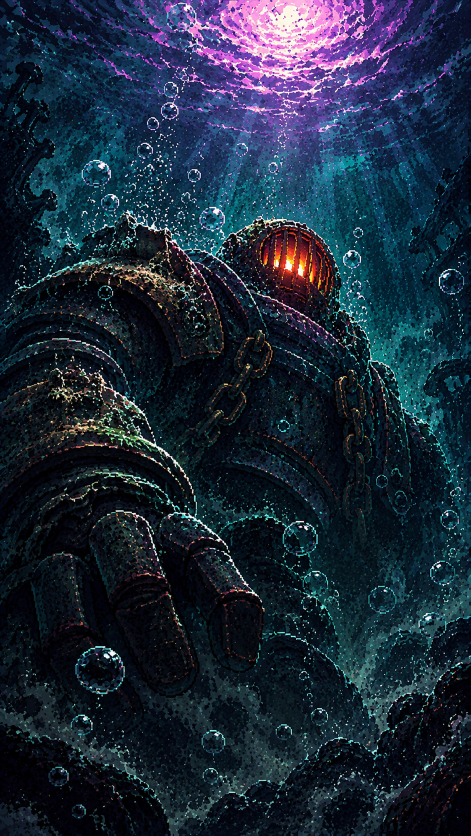
#> input picture video/projects/lore-lulu-vs-nautilus/inbox/p1/1-04.png, 941 x 1672 px (shown at 1/2 size)
$ python -i living_maps.py   (imports and definitions only)
#> lines starting #> are read from the running program, lines starting #| are printed output that depends on the picture
"""Living pictures for still frames (copied from lore-yunara-vs-xayah/pipeline/living_maps.py, palette adapted).

  python3 pipeline/living_maps.py p1
For each inbox/<part>/*.png: cover 1242x2208 (lanczos, keeps the pixel-art edges) -> public/<part>/img/<n>.png,
Depth Anything V2 Small (ONNX, work/models/depth-anything-v2-small.onnx) and masks:
  public/<part>/depth/<n>.png  8-bit depth, near = white, smoothed (for checking)
  public/<part>/maps/<n>.png   R = depth, G = water / mist mask (teal-blue-green, background only), B = lilac-pink light
  public/<part>/glow/<n>.png   blurred copy of the very bright saturated pixels (helmet window, surface light, sparks)
"""
import sys
from pathlib import Path

import numpy as np
import onnxruntime as ort
from PIL import Image, ImageFilter

ROOT = Path(__file__).resolve().parent.parent
W, H = 1242, 2208
GROW = 22
# [1 line that did not run here, left out]
MEAN = np.array([0.485, 0.456, 0.406], np.float32)
STD = np.array([0.229, 0.224, 0.225], np.float32)


def blur(a: np.ndarray, r: int) -> np.ndarray:
    """~Gaussian blur: three box passes per axis (edge-padded)."""
    a = a.astype(np.float32)
    for axis in (0, 1):
        for _ in range(3):
            pad = [(0, 0)] * a.ndim
            pad[axis] = (r + 1, r)
            c = np.cumsum(np.pad(a, pad, mode='edge'), axis=axis)
            a = (np.take(c, range(2 * r + 1, c.shape[axis]), axis=axis) - np.take(c, range(0, c.shape[axis] - 2 * r - 1), axis=axis)) / (2 * r + 1)
    return a


def ramp(x, a, b):
    t = np.clip((x - a) / (b - a), 0, 1)
    return t * t * (3 - 2 * t)


def depth_of(src: Path) -> np.ndarray:
#> called with src = '../inbox/p1/1-04.png'
    img = Image.open(src).convert('RGB').resize((518, 924), Image.BICUBIC)  # multiples of 14, ~9:16
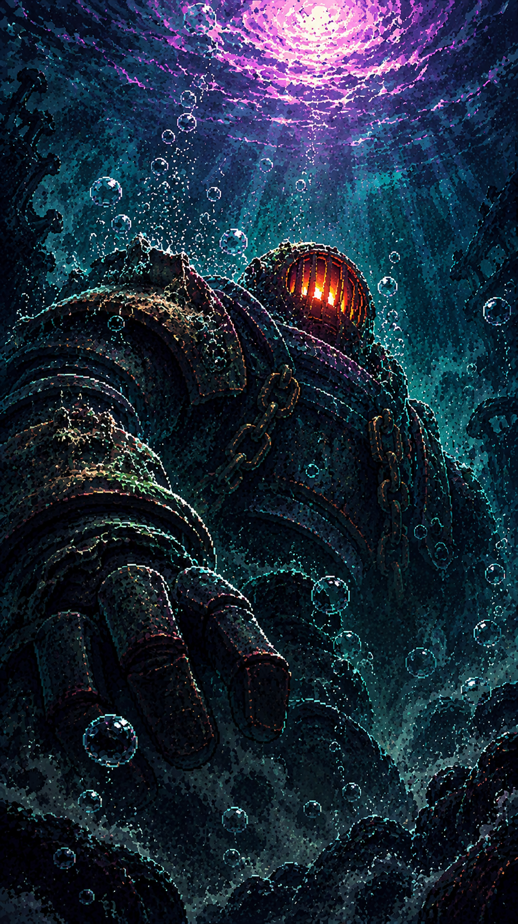
#> img: PIL image 518x924 RGB; mean R, G, B 27.7, 40.9, 57
    x = ((np.asarray(img, np.float32) / 255 - MEAN) / STD).transpose(2, 0, 1)[None]
#> (the run stopped early here; a loop or call above may not have finished)
